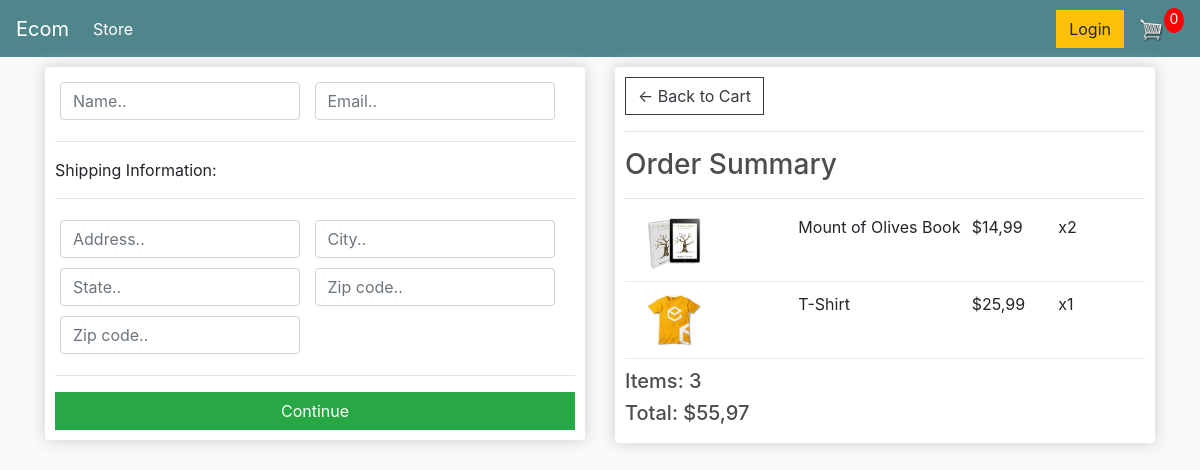
Screenshot of /checkout/ (signed in) with the database file from the repository.
### store/models.py (models this page shows, shortened)
class OrderItem(models.Model):
    product = models.ForeignKey(Product, on_delete=models.SET_NULL, null=True)
    order = models.ForeignKey(Order, on_delete=models.SET_NULL, null=True)
    quantity = models.IntegerField(default=0, null=True, blank=True)
    date_added = models.DateTimeField(auto_now_add=True)
    @property
    def get_total(self):
        total = self.product.price * self.quantity
        return total

class Product(models.Model):
    name = models.CharField(max_length=200)
    price = models.FloatField()
    digital = models.BooleanField(default=False, null=True, blank=False)
    image = models.ImageField(null=True, blank=True)
    @property
    def imageURL(self):
        try:
            url = self.image.url
        except:
            url = ''
        return url

class Order(models.Model):
    customer = models.ForeignKey(Customer, on_delete=models.SET_NULL, null=True, blank=True)
    date_ordered = models.DateTimeField(auto_now_add=True)
    complete = models.BooleanField(default=False)
    transaction_id = models.CharField(max_length=100, null=True)
    @property
    def get_cart_total(self):
        orderitems = self.orderitem_set.all()
        total = sum([item.get_total for item in orderitems])
        return total
    @property
    def get_cart_items(self):
        orderitems = self.orderitem_set.all()
        total = sum([item.quantity for item in orderitems])
        return total

### store/views.py (the view)
# urls.py: path('checkout/', checkout, name='checkout'),
def checkout(request):
    if request.user.is_authenticated:
        customer = request.user.customer
        order, created = Order.objects.get_or_create(customer=customer, complete=False)
        items = order.orderitem_set.all()
    else:
        items = []
        order = {'get_cart_total': 0, 'get_cart_items': 0}
    context = {'items': items, 'order': order}
    return render(request, 'store/checkout.html', context)

### store/templates/store/checkout.html (shortened to what this page needs)
{% extends 'store/main.html' %}
{% load static %}
{% block content %}
     <div class="row">
		<div class="col-lg-6">
			<div class="box-element" id="form-wrapper">
				<form id="form">
					<div id="user-info">
						<div class="form-field">
							<input required class="form-control" type="text" name="name" placeholder="Name..">
						</div>
						<div class="form-field">
							<input required class="form-control" type="email" name="email" placeholder="Email..">
						</div>
					</div>
					<div id="shipping-info">
						<hr>
						<p>Shipping Information:</p>
						<hr>
						<div class="form-field">
							<input class="form-control" type="text" name="address" placeholder="Address..">
						</div>
						<div class="form-field">
							<input class="form-control" type="text" name="city" placeholder="City..">
						</div>
						<div class="form-field">
							<input class="form-control" type="text" name="state" placeholder="State..">
						</div>
						<div class="form-field">
							<input class="form-control" type="text" name="zipcode" placeholder="Zip code..">
						</div>
						<div class="form-field">
							<input class="form-control" type="text" name="country" placeholder="Zip code..">
						</div>
					</div>
					<hr>
					<input id="form-button" class="btn btn-success btn-block" type="submit" value="Continue">
				</form>
			</div>
			<br>
		</div>
		<div class="col-lg-6">
			<div class="box-element">
				<a  class="btn btn-outline-dark" href="{% url 'cart' %}">&#x2190; Back to Cart</a>
				<hr>
				<h3>Order Summary</h3>
				<hr>
				{% for item in items %}
				<div class="cart-row">
					<div style="flex:2"><img class="row-image" src="{{item.product.imageURL}}"></div>
					<div style="flex:2"><p>{{item.product.name}}</p></div>
					<div style="flex:1"><p>${{item.product.price|floatformat:2}}</p></div>
					<div style="flex:1"><p>x{{item.quantity}}</p></div>
				</div>
				{% endfor %}
				<h5>Items:   {{order.get_cart_items}}</h5>
				<h5>Total:   ${{order.get_cart_total|floatformat:2}}</h5>
			</div>
		</div>
	</div>
{% endblock content %}

### static/css/main.css (style rules this page uses)
body { background-color: hsl(0, 0%, 98%); }
h1,h2,h3,h4,h5,h6 { color:hsl(0, 0%, 30%); }
.box-element { box-shadow:hsl(0, 0%, 80%) 0 0 16px; background-color: #fff; border-radius: 4px; padding: 10px; }
.col-lg-4, .col-lg-6, .col-lg-8, .col-lg-12 { margin-top: 10px; }
.btn { border-radius: 0; }
.row-image { width: 100px; }
.form-field { width:250px; display: inline-block; padding: 5px; }
.cart-row { display: flex; align-items: flex-stretch; padding-bottom: 10px; margin-bottom: 10px; border-bottom: 1px solid #ececec; }

### rows the page displays
OrderItem: product.imageURL (picture), product.name "Mount of Olives Book", product.price "14,99", quantity "2"
OrderItem: product.imageURL (picture), product.name "T-Shirt", product.price "25,99", quantity "1"
Order: get_cart_items "3", get_cart_total "55,97"
